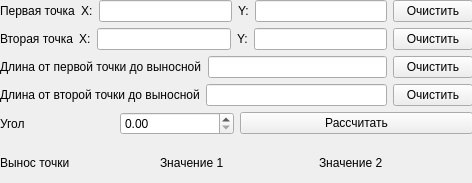
<?xml version="1.0" encoding="UTF-8"?>
<ui version="4.0">
 <class>MainWindow</class>
 <widget class="QMainWindow" name="MainWindow">
  <property name="geometry">
   <rect>
    <x>0</x>
    <y>0</y>
    <width>472</width>
    <height>183</height>
   </rect>
  </property>
  <property name="sizePolicy">
   <sizepolicy hsizetype="Fixed" vsizetype="Fixed">
    <horstretch>0</horstretch>
    <verstretch>0</verstretch>
   </sizepolicy>
  </property>
  <property name="minimumSize">
   <size>
    <width>472</width>
    <height>183</height>
   </size>
  </property>
  <property name="maximumSize">
   <size>
    <width>472</width>
    <height>183</height>
   </size>
  </property>
  <property name="windowTitle">
   <string>Вынос точки</string>
  </property>
  <widget class="QWidget" name="centralwidget">
   <widget class="QWidget" name="layoutWidget">
    <property name="geometry">
     <rect>
      <x>0</x>
      <y>0</y>
      <width>473</width>
      <height>184</height>
     </rect>
    </property>
    <layout class="QGridLayout" name="gridLayout">
     <item row="0" column="0" colspan="2">
      <layout class="QHBoxLayout" name="horizontalLayout_8">
       <item>
        <layout class="QHBoxLayout" name="horizontalLayout_6">
         <item>
          <layout class="QHBoxLayout" name="horizontalLayout_2">
           <item>
            <widget class="QLabel" name="label">
             <property name="text">
              <string>Первая точка</string>
             </property>
            </widget>
           </item>
           <item>
            <widget class="QLabel" name="label_5">
             <property name="text">
              <string>X:</string>
             </property>
            </widget>
           </item>
           <item>
            <widget class="QLineEdit" name="First_x"/>
           </item>
           <item>
            <widget class="QLabel" name="label_7">
             <property name="text">
              <string>Y:</string>
             </property>
            </widget>
           </item>
           <item>
            <widget class="QLineEdit" name="First_y"/>
           </item>
          </layout>
         </item>
         <item>
          <widget class="QPushButton" name="Clear_first">
           <property name="text">
            <string>Очистить</string>
           </property>
          </widget>
         </item>
        </layout>
       </item>
      </layout>
     </item>
     <item row="1" column="0" colspan="2">
      <layout class="QHBoxLayout" name="horizontalLayout_9">
       <item>
        <layout class="QHBoxLayout" name="horizontalLayout_5">
         <item>
          <widget class="QLabel" name="label_2">
           <property name="text">
            <string>Вторая точка</string>
           </property>
          </widget>
         </item>
         <item>
          <layout class="QHBoxLayout" name="horizontalLayout_3">
           <item>
            <widget class="QLabel" name="label_6">
             <property name="text">
              <string>X:</string>
             </property>
            </widget>
           </item>
           <item>
            <widget class="QLineEdit" name="Second_x"/>
           </item>
           <item>
            <widget class="QLabel" name="label_8">
             <property name="text">
              <string>Y:</string>
             </property>
            </widget>
           </item>
           <item>
            <widget class="QLineEdit" name="Second_y"/>
           </item>
          </layout>
         </item>
         <item>
          <widget class="QPushButton" name="Clear_second">
           <property name="text">
            <string>Очистить</string>
           </property>
          </widget>
         </item>
        </layout>
       </item>
      </layout>
     </item>
     <item row="2" column="0" colspan="2">
      <layout class="QHBoxLayout" name="horizontalLayout_12">
       <item>
        <layout class="QHBoxLayout" name="horizontalLayout">
         <item>
          <widget class="QLabel" name="label_9">
           <property name="text">
            <string>Длина от первой точки до выносной</string>
           </property>
          </widget>
         </item>
         <item>
          <widget class="QLineEdit" name="length_first"/>
         </item>
        </layout>
       </item>
       <item>
        <widget class="QPushButton" name="Clear_first_length">
         <property name="text">
          <string>Очистить</string>
         </property>
        </widget>
       </item>
      </layout>
     </item>
     <item row="3" column="0" colspan="2">
      <layout class="QHBoxLayout" name="horizontalLayout_11">
       <item>
        <layout class="QHBoxLayout" name="horizontalLayout_10">
         <item>
          <widget class="QLabel" name="label_10">
           <property name="text">
            <string>Длина от второй точки до выносной</string>
           </property>
          </widget>
         </item>
         <item>
          <widget class="QLineEdit" name="lenght_second"/>
         </item>
        </layout>
       </item>
       <item>
        <widget class="QPushButton" name="Clear_second_length">
         <property name="text">
          <string>Очистить</string>
         </property>
        </widget>
       </item>
      </layout>
     </item>
     <item row="4" column="0">
      <layout class="QHBoxLayout" name="horizontalLayout_4">
       <item>
        <widget class="QLabel" name="label_3">
         <property name="text">
          <string>Угол</string>
         </property>
        </widget>
       </item>
       <item>
        <widget class="QDoubleSpinBox" name="angle"/>
       </item>
      </layout>
     </item>
     <item row="4" column="1">
      <widget class="QPushButton" name="Count">
       <property name="text">
        <string>Рассчитать</string>
       </property>
      </widget>
     </item>
     <item row="5" column="0" colspan="2">
      <layout class="QHBoxLayout" name="horizontalLayout_7">
       <item>
        <widget class="QLabel" name="label_4">
         <property name="text">
          <string>Вынос точки</string>
         </property>
        </widget>
       </item>
       <item>
        <widget class="QLabel" name="Result_x">
         <property name="text">
          <string>Значение 1</string>
         </property>
        </widget>
       </item>
       <item>
        <widget class="QLabel" name="Result_y">
         <property name="text">
          <string>Значение 2</string>
         </property>
        </widget>
       </item>
      </layout>
     </item>
    </layout>
   </widget>
  </widget>
 </widget>
 <resources/>
 <connections/>
</ui>
